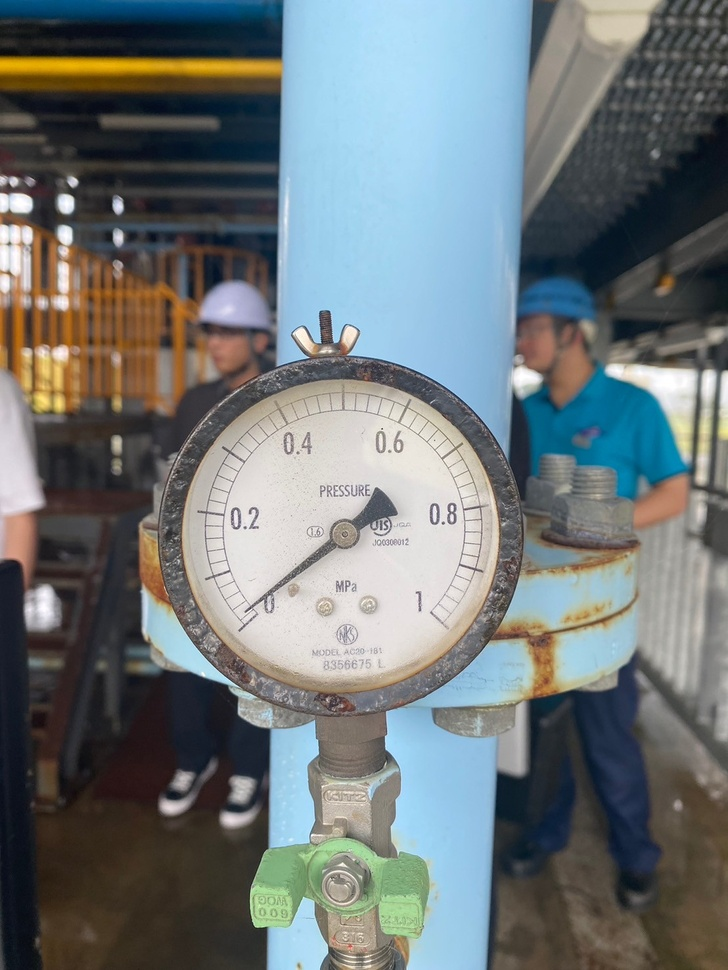
#> input picture data/Origin_data_renamed/test_1.jpg, 728 x 970 px, shrunk from 1108 x 1477 before the run, found by its file name; its folder holds only this picture in this run
$ python code_test.py
#> lines starting #> are read from the running program, lines starting #| are printed output that depends on the picture; after the words box and inside, x2 and y2 are one past the last pixel; in counts of white or black regions, pixels touching at a corner belong together
import cv2
import os

def process_image(image_path):
    # 画像の読み込みとグレースケール化
    img = cv2.imread(image_path)
#> img is the input picture: shape (970, 728, 3); mean B, G, R 119.9, 118.6, 111.2
    gray = cv2.cvtColor(img, cv2.COLOR_BGR2GRAY)
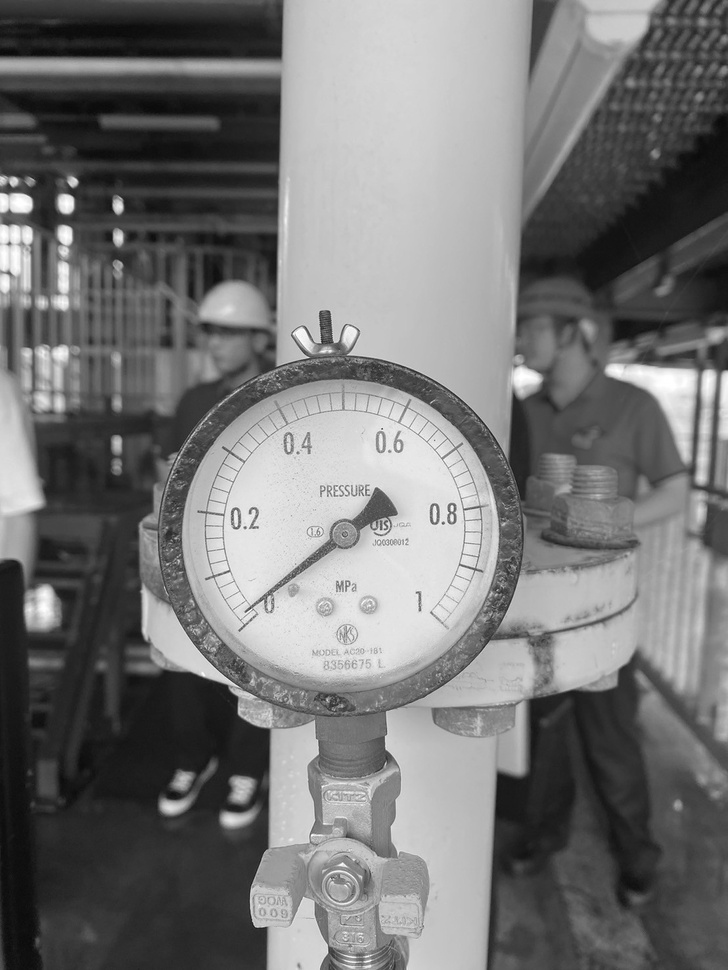
#> gray: shape (970, 728); min 9, max 255, mean 116.5

    # バイナリ化 (しきい値の値は画像に応じて調整)
    _, bw = cv2.threshold(gray, 180, 255, cv2.THRESH_BINARY)
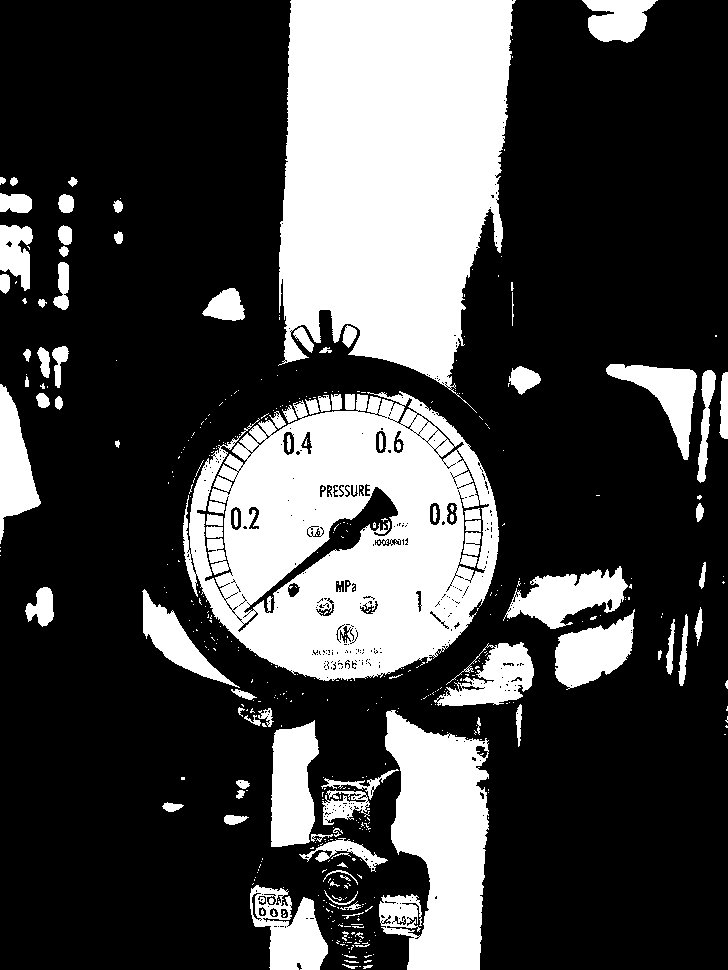
#> bw: shape (970, 728); 28.5% white; 466 white regions (369 under 20 px), largest, box (x1, y1, x2, y2) and area: (278, 0, 516, 413) 73118, (183, 391, 499, 681) 60159, (379, 710, 489, 970) 19529

    # ノイズ除去（小さいゴミを取り除く）
    bw = cv2.medianBlur(bw, 5)
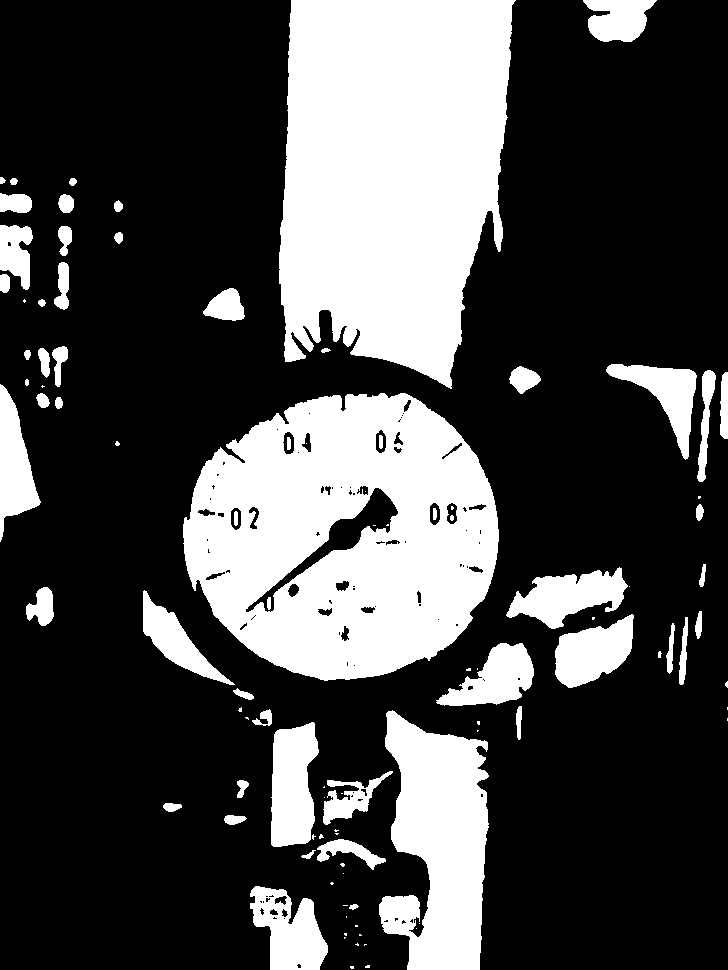
#> bw: shape (970, 728); 28.7% white; 100 white regions (42 under 20 px), largest, box (x1, y1, x2, y2) and area: (279, 0, 516, 389) 73584, (183, 393, 499, 681) 65082, (379, 710, 489, 970) 19699

    return gray, bw

def process_images_in_folder(input_folder, output_folder):
    # 出力フォルダが存在しない場合は新しく作成
    if not os.path.exists(output_folder):
        os.makedirs(output_folder)

    # 入力フォルダ内のすべての画像ファイルを処理
    for filename in os.listdir(input_folder):
        if filename.endswith(('.png', '.jpg', '.jpeg', '.bmp')):
            image_path = os.path.join(input_folder, filename)

            # 画像を処理
            gray, bw = process_image(image_path)

            # グレースケール画像とバイナリ化画像を保存
            gray_output_path = os.path.join(output_folder, f"gray_{filename}")
            bw_output_path = os.path.join(output_folder, f"bw_{filename}")

            cv2.imwrite(gray_output_path, gray)
            cv2.imwrite(bw_output_path, bw)

            print(f"Processed and saved: {filename}")

# テスト実行
input_folder = '/Users/nagasawa/wrs/data/Origin_data_renamed'  # 入力フォルダを指定
output_folder = '/Users/nagasawa/wrs/data/0908_results'  # 出力フォルダを指定

process_images_in_folder(input_folder, output_folder)

$ run again, on data/Origin_data_renamed/test_14.jpg
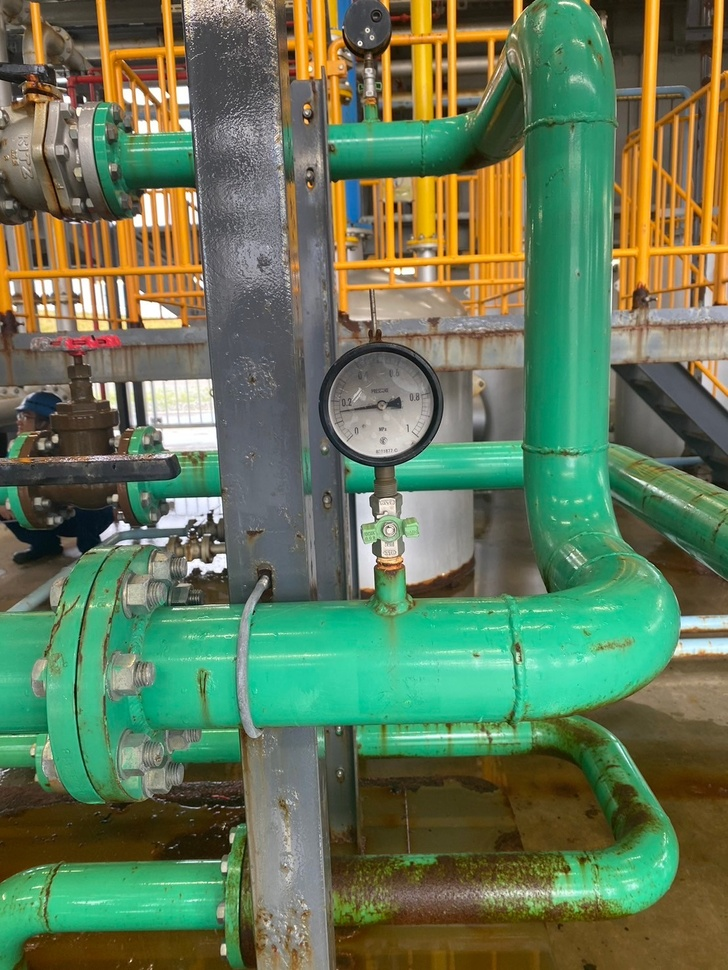
#> input picture data/Origin_data_renamed/test_14.jpg, 728 x 970 px, shrunk from 1108 x 1477 before the run, found by its file name
#> in process_image, img is the input picture: shape (970, 728, 3); mean B, G, R 86.7, 119.5, 99.3
#> in process_image, `gray = cv2.cvtColor(img, cv2.COLOR_BGR2GRAY)`:
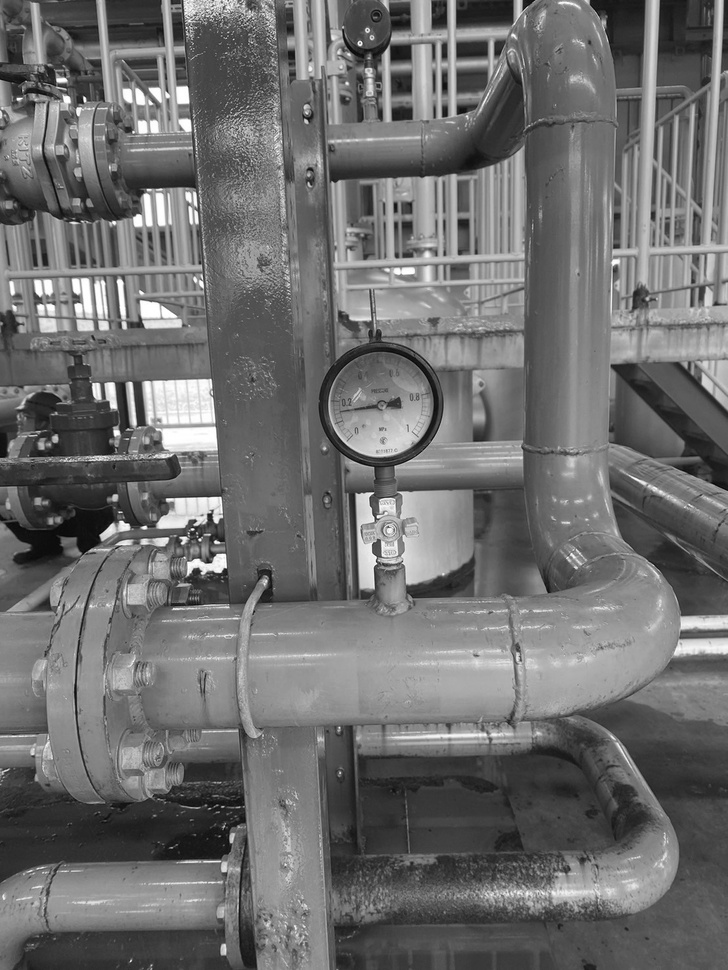
#> gray: shape (970, 728); min 4, max 255, mean 109.7
#> in process_image, `bw = cv2.medianBlur(bw, 5)`:
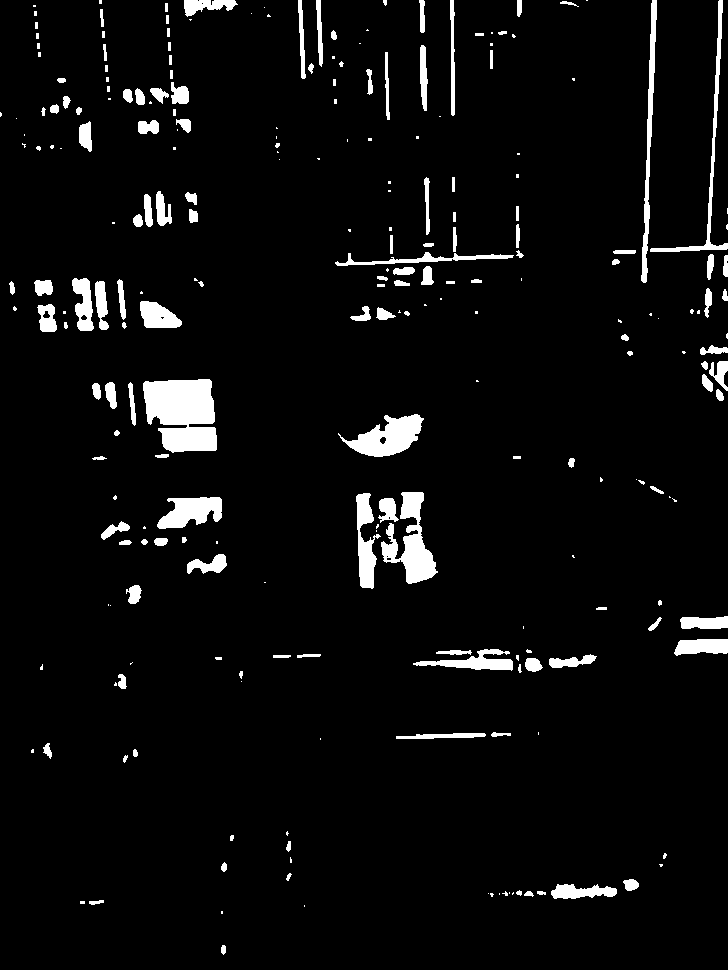
#> bw: shape (970, 728); 4.8% white; 251 white regions (109 under 20 px), largest, box (x1, y1, x2, y2) and area: (143, 379, 217, 453) 4253, (381, 492, 438, 584) 2280, (338, 414, 424, 457) 1912

$ run again, on data/Origin_data_renamed/test_15.jpg
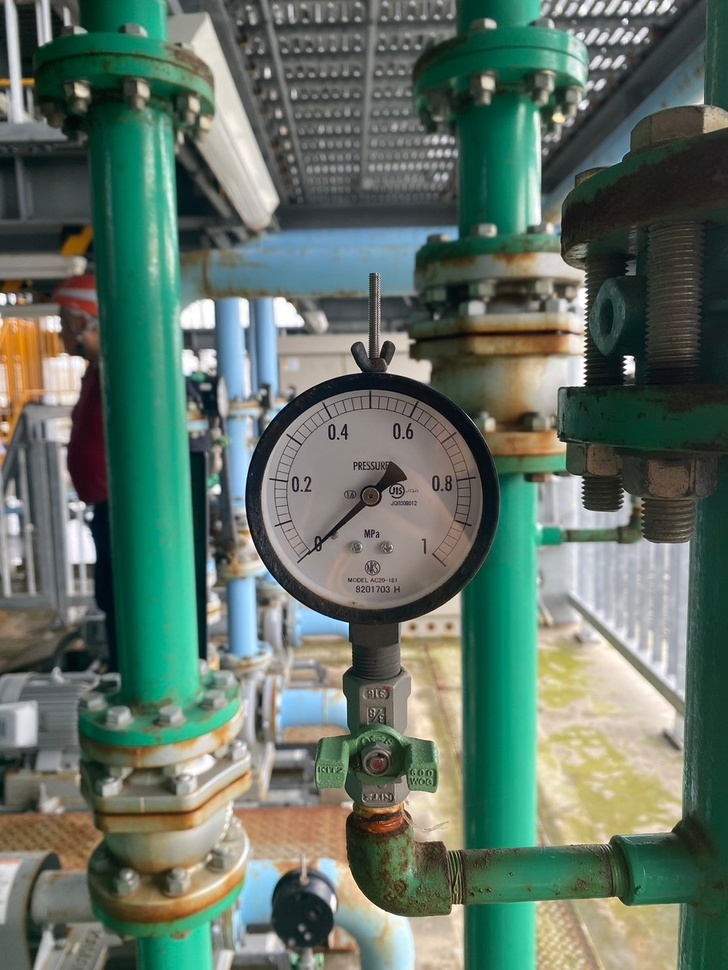
#> input picture data/Origin_data_renamed/test_15.jpg, 728 x 970 px, shrunk from 1108 x 1477 before the run, found by its file name
#> in process_image, img is the input picture: shape (970, 728, 3); mean B, G, R 101.6, 114, 96.8
#> in process_image, `gray = cv2.cvtColor(img, cv2.COLOR_BGR2GRAY)`:
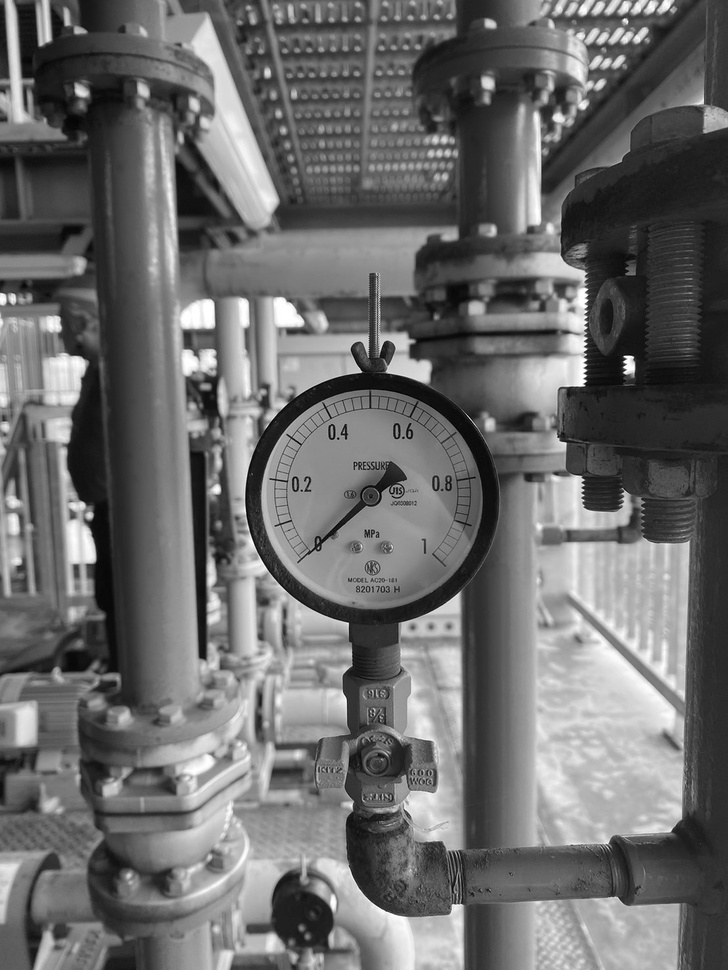
#> gray: shape (970, 728); min 0, max 255, mean 107.5
#> in process_image, `bw = cv2.medianBlur(bw, 5)`:
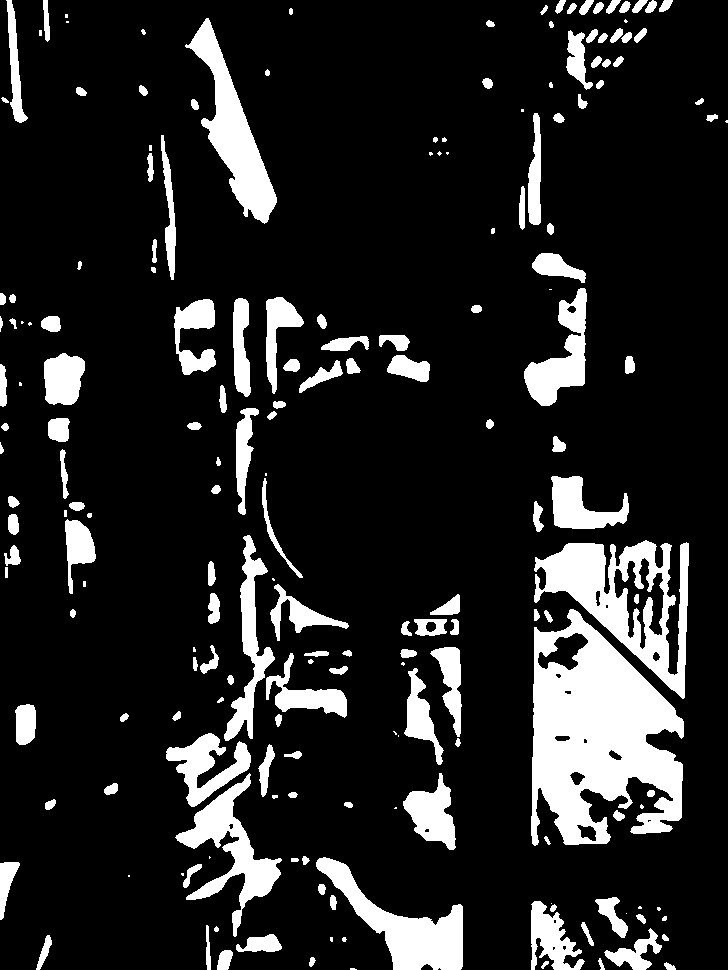
#> bw: shape (970, 728); 14.3% white; 195 white regions (34 under 20 px), largest, box (x1, y1, x2, y2) and area: (531, 609, 684, 846) 22258, (534, 540, 689, 699) 9713, (185, 18, 277, 224) 6050

$ run again, on data/Origin_data_renamed/test_16.jpg
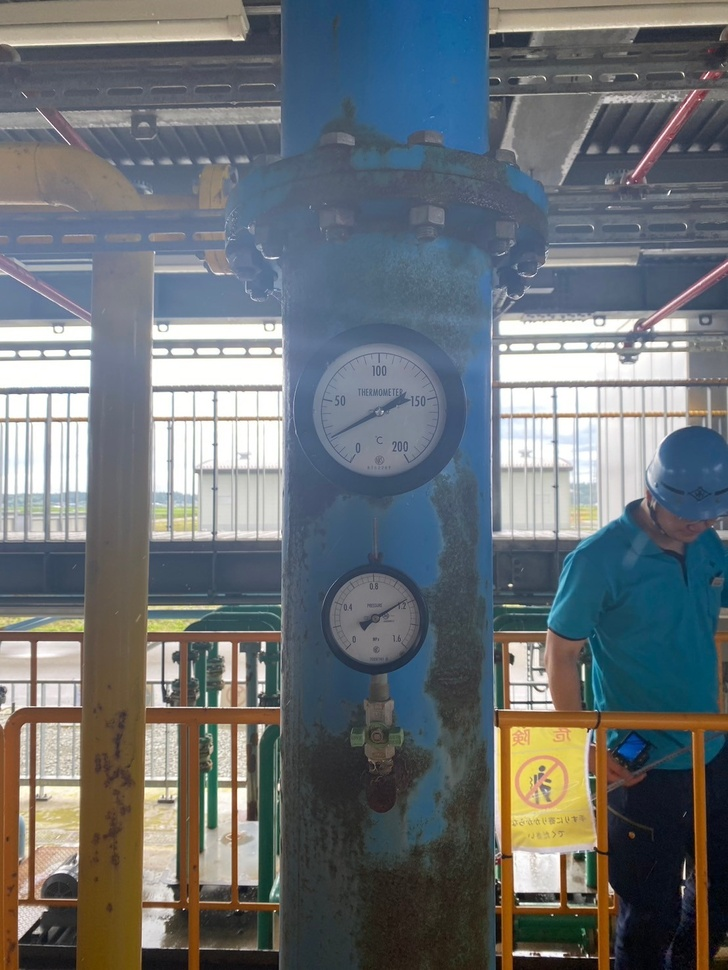
#> input picture data/Origin_data_renamed/test_16.jpg, 728 x 970 px, shrunk from 1108 x 1477 before the run, found by its file name
#> in process_image, img is the input picture: shape (970, 728, 3); mean B, G, R 116.4, 112.7, 106.9
#> in process_image, `_, bw = cv2.threshold(gray, 180, 255, cv2.THRESH_BINARY)`:
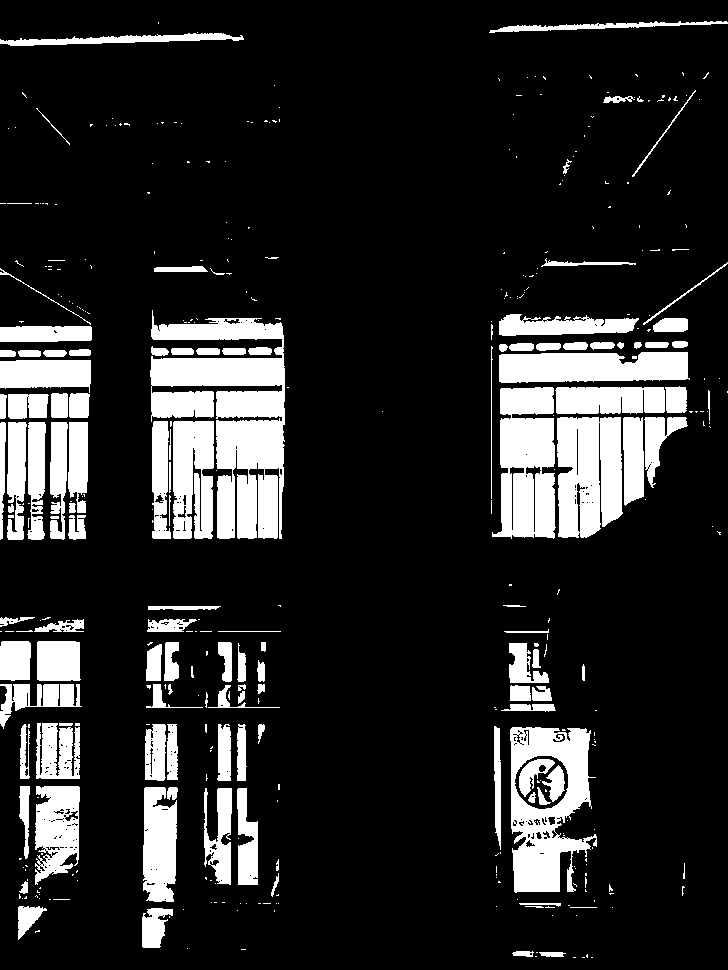
#> bw: shape (970, 728); 15.6% white; 407 white regions (279 under 20 px), largest, box (x1, y1, x2, y2) and area: (150, 310, 285, 539) 16670, (510, 727, 597, 893) 8093, (492, 387, 556, 539) 7477
#> in process_image, `bw = cv2.medianBlur(bw, 5)`:
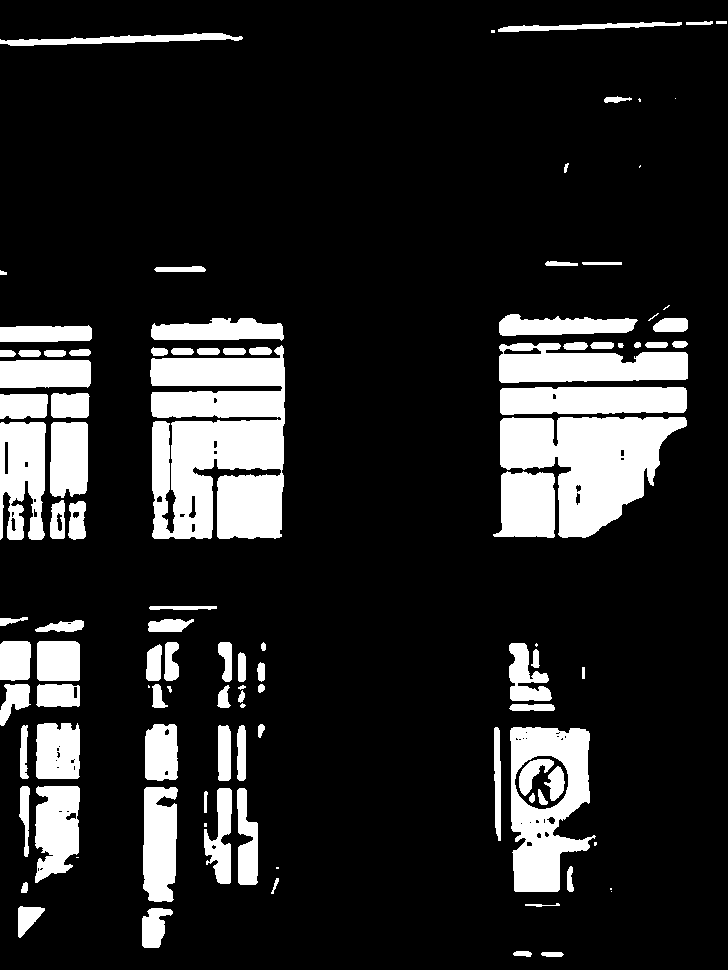
#> bw: shape (970, 728); 15.5% white; 106 white regions (15 under 20 px), largest, box (x1, y1, x2, y2) and area: (150, 345, 285, 539) 21132, (500, 417, 687, 538) 13013, (510, 727, 596, 892) 8142
